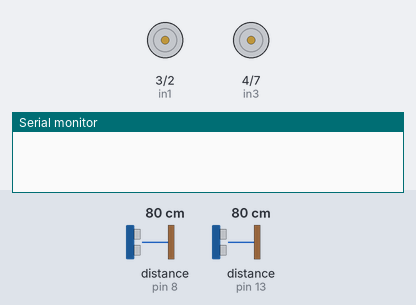
Bench run of a sketch on a simulated Arduino Uno, built with avr-gcc and run on an emulated ATmega328P. On the bench: motor-driver pin pairs drawn as motors (green arrow = first pin HIGH = forward, orange = second pin HIGH = backward, longer = more drive, scaled by the enable pin), the last lines printed to the serial monitor. Wiring (inferred from the names in the program): 2 × ultrasonic range finder: trigger pin 9, echo pin 8 / trigger pin 12, echo pin 13. The inputs (shaded band) are chosen by the test bench; at power-on: distance to the obstacle (sensors on pin 13, pin 8) 80 cm. The echo pulse lasts 58.3 µs per cm.

Above: at 0.9 s.
1.0 s: distance to the obstacle (sensor on pin 13) set to 34 cm
At 1.9 s:
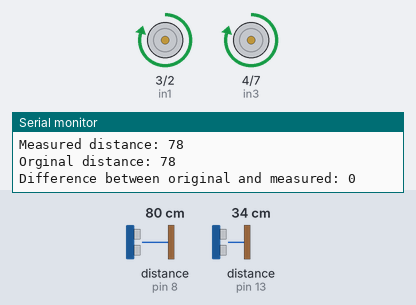
2.5 s: distance to the obstacle (sensor on pin 13) set to 28 cm
At 3.3 s:
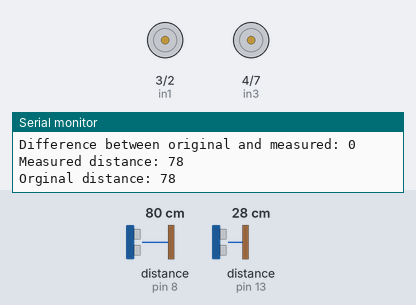
Timing chart, 0 to 5.5 s (numbered marks = the images above; inputs shaded):
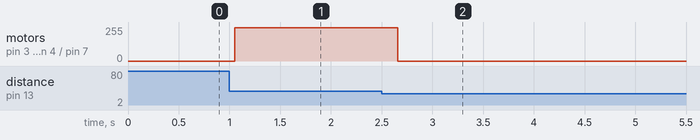

The sketch:

straightness.ino
```cpp
#define enA 5 //Brown
#define enB 6 //White
#define in3 4 //Green
#define in4 7 //Purple
#define in1 3 //Red
#define in2 2 //Ornage
#define button 4
#define lSpeed 250
#define rSpeed 250
#define lSpeedBack 250
#define rSpeedBack 250
#define lSpeedTurn 80
#define rSpeedTurn 80

const int trigPin = 12;
const int echoPin = 13;
const int trigPinRight = 9;
const int echoPinRight = 8;
int us1Dist;
int usDistRight;
int usDistRight_temp;
long duration;
int distance;

void setup() {
  // put your setup code here, to run once:
  Serial.begin(9600);

  //Motor Setup
  pinMode(enA, OUTPUT);
  pinMode(in1, OUTPUT);
  pinMode(in2, OUTPUT);
  pinMode(enB, OUTPUT);
  pinMode(in3, OUTPUT);
  pinMode(in4, OUTPUT);

  //US setup
  pinMode(trigPin, OUTPUT);
  pinMode(echoPin, INPUT);
  pinMode(trigPinRight, OUTPUT);
  pinMode(echoPinRight, INPUT);

  for (int i = 0; i < 10; i++){
    SonarSensor(trigPinRight, echoPinRight);
    usDistRight += distance;
    delay(100);
  }

  usDistRight /= 10;

  // GO Forward for 10 seconds
  digitalWrite(in1, HIGH);
  digitalWrite(in2, LOW);
  digitalWrite(in3, HIGH);
  digitalWrite(in4, LOW);
  analogWrite(enA, lSpeed);
  analogWrite(enB, rSpeed);

  SonarSensor(trigPin, echoPin);
  us1Dist = distance;


  while(us1Dist > 30) {
    SonarSensor(trigPin, echoPin);
    us1Dist = distance;
    SonarSensor(trigPinRight, echoPinRight);
    usDistRight_temp = distance;
    Serial.print("Difference between original and measured: ");
    Serial.println(usDistRight - usDistRight_temp);
    Serial.print("Measured distance: ");
    Serial.println(usDistRight_temp);
    Serial.print("Orginal distance: ");
    Serial.println(usDistRight);
    delay(100);
    // if (abs(usDistRight - usDistRight_temp) > 5) {
    //   break;
    // }
  }

  analogWrite(enA, 0);
  analogWrite(enB, 0);
  delay(1000);

}

/**
 * Go straight ahead
 */
void goStraight()
{
    // GO Forward for 10 seconds
  digitalWrite(in1, HIGH);
  digitalWrite(in2, LOW);
  digitalWrite(in3, HIGH);
  digitalWrite(in4, LOW);
  analogWrite(enA, lSpeed); // Send PWM signal to L298N Enable pin
  analogWrite(enB, rSpeed);
}

/**
 * Adjust the speed by slowing down the wheel of the opposite direction until back to origin.
 * Assume measurements are from the right US
 * veer_r: True if the car has veered to the right, False if to the left.
 * corr: The amount correction is required.
 */
void adjustDir(bool veer_r, int corr)
{
  unsigned long curr_t = 0;;
  unsigned long after_t = 0;

  SonarSensor(trigPin, echoPin);
  int dist_corr = distance + corr * (veer_r ? -1 : 1);

  // Set direction to forwards (just in case)
  digitalWrite(in1, HIGH);
  digitalWrite(in2, LOW);
  digitalWrite(in3, HIGH);
  digitalWrite(in4, LOW);

  curr_t = millis();
  // Lower the speed of one of the motors to adjust the direction.
  analogWrite(enA, lSpeed - (veer_r ? 50 : 0));
  analogWrite(enB, rSpeed - (veer_r ? 0 : 50));

  SonarSensor(trigPin, echoPin);

  while (abs(dist_corr - distance) > 5)
  {
    SonarSensor(trigPin, echoPin);
    delay(1000);
  }

  after_t = millis();


  analogWrite(enA, lSpeed - (!veer_r ? 50 : 0));
  analogWrite(enB, rSpeed - (!veer_r ? 0 : 50));

  delay(after_t - curr_t);

  goStraight();

}

void loop() {
  // Leave empty
}

// SonarSensor function used to generate and read the ultrasonic wave
void SonarSensor(int trigPinSensor,int echoPinSensor)//it takes the trigPIN and the echoPIN
{
  //START SonarSensor FUNCTION
  //generate the ultrasonic wave
  //----------------------------------------------------------------------------------------------------------------------
  digitalWrite(trigPinSensor, LOW);// put trigpin LOW
  delayMicroseconds(2);// wait 2 microseconds
  digitalWrite(trigPinSensor, HIGH);// switch trigpin HIGH
  delayMicroseconds(10); // wait 10 microseconds
  digitalWrite(trigPinSensor, LOW);// turn it LOW again
  //----------------------------------------------------------------------------------------------------------------------

  //read the distance
  //----------------------------------------------------------------------------------------------------------------------
  duration = pulseIn(echoPinSensor, HIGH);//pulseIn funtion will return the time on how much the configured pin remain the level HIGH or LOW; in this case it will return how much time echoPinSensor stay HIGH
  distance= duration * 0.034/2; // first we have to divide the duration by two
}// END SonarSensor FUNCTION
```

Measured:
- the behaviour switches between 32 and 31 cm on distance to the obstacle (sensor on pin 13) (found by bisection; images 1 and 2)
- after the input at 2.5 s, motor on pin 3 (in1) / pin 2 (in2), motor on pin 4 (in3) / pin 7 (in4): forward 250/255 → stopped after 0.16 s
